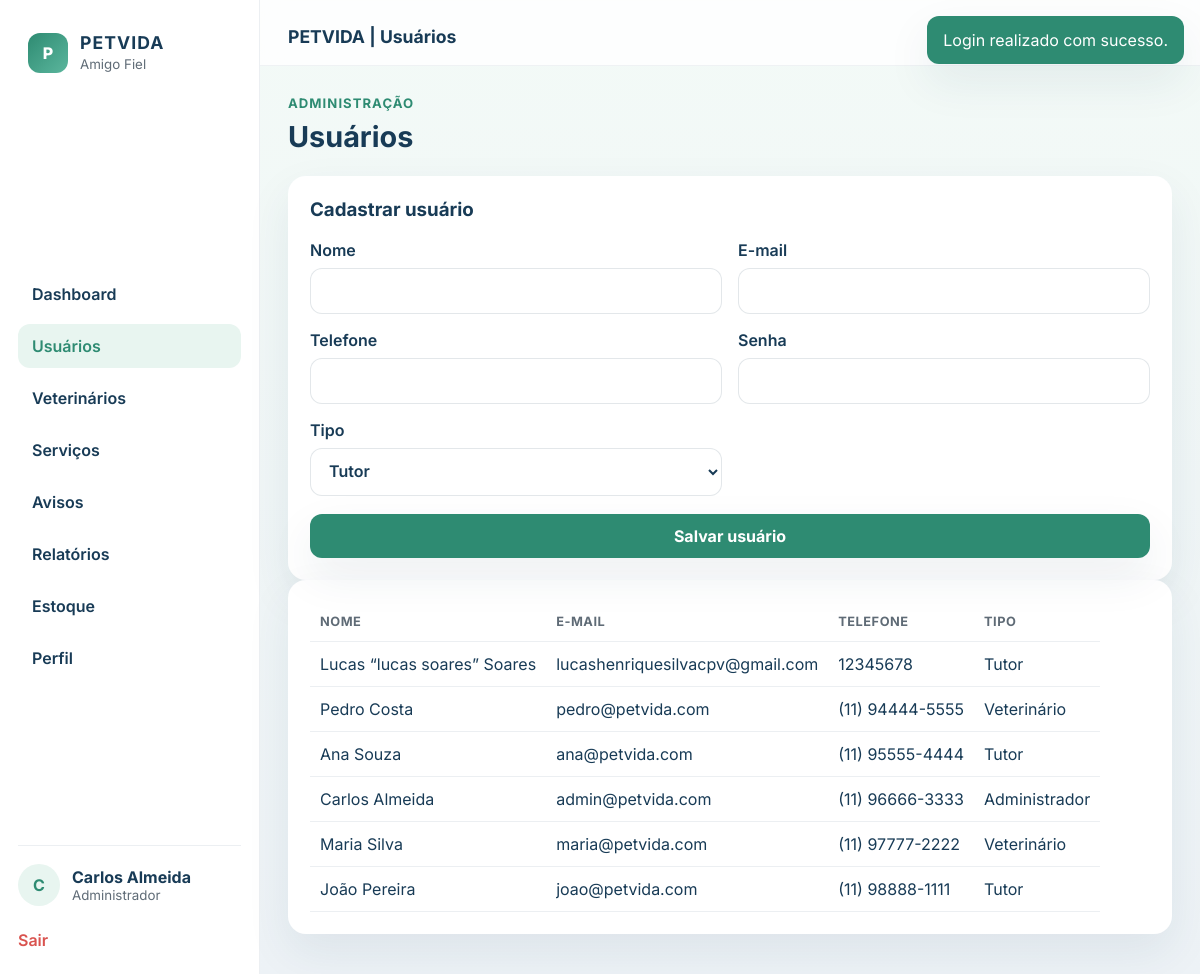
/index.php?page=users (signed in), run on the app's committed database.
### tables this page shows
CREATE TABLE users (
            id INTEGER PRIMARY KEY AUTOINCREMENT,
            name TEXT NOT NULL,
            email TEXT NOT NULL UNIQUE,
            password TEXT NOT NULL,
            phone TEXT,
            role TEXT NOT NULL,
            created_at TEXT DEFAULT CURRENT_TIMESTAMP
        );

### pages/admin.php (the view, shortened to what this page needs)
<?php
$db = dbConnect();
$page = $_GET['page'] ?? 'dashboard';
$users = $db->query('SELECT * FROM users ORDER BY id DESC')->fetchAll();
switch ($page) {
    case 'users':
        $html = '<section class="page-header"><div><span class="eyebrow">Administração</span><h1>Usuários</h1></div></section>';
        $html .= '<div class="card"><h3>Cadastrar usuário</h3><form method="post" class="grid-form"><input type="hidden" name="user_submit" value="1"><div class="form-grid"><label><span>Nome</span><input type="text" name="name" required></label><label><span>E-mail</span><input type="email" name="email" required></label><label><span>Telefone</span><input type="tel" name="phone"></label><label><span>Senha</span><input type="password" name="password" required></label><label><span>Tipo</span><select name="role"><option value="tutor">Tutor</option><option value="veterinario">Veterinário</option><option value="admin">Administrador</option></select></label></div><button type="submit" class="primary-button">Salvar usuário</button></form></div>';
        $html .= '<div class="card"><table class="data-table"><thead><tr><th>Nome</th><th>E-mail</th><th>Telefone</th><th>Tipo</th></tr></thead><tbody>';
        foreach ($users as $row) {
            $html .= '<tr><td>' . htmlspecialchars($row['name']) . '</td><td>' . htmlspecialchars($row['email']) . '</td><td>' . htmlspecialchars($row['phone']) . '</td><td>' . htmlspecialchars(roleLabel($row['role'])) . '</td></tr>';
        }
        $html .= '</tbody></table></div>';
        renderLayout('PETVIDA | Usuários', $html, 'admin');
        break;
}

### includes/functions.php (shortened to what this page needs)
<?php
function currentUser()
{
    return $_SESSION['user'] ?? null;
}
function roleLabel(string $role): string
{
    $labels = [
        'tutor' => 'Tutor',
        'veterinario' => 'Veterinário',
        'admin' => 'Administrador',
    ];
    return $labels[$role] ?? ucfirst($role);
}
function getFlash(): ?array
{
    $flash = $_SESSION['flash'] ?? null;
    return $flash;
}
function getRoleMenu(string $role): array
{
    $menu = [
        'tutor' => [
            ['label' => 'Dashboard', 'page' => 'dashboard'],
            ['label' => 'Meus Animais', 'page' => 'animals'],
            ['label' => 'Agendamentos', 'page' => 'appointments'],
            ['label' => 'Carteira de Vacinação', 'page' => 'vaccination'],
            ['label' => 'Avisos', 'page' => 'notices'],
            ['label' => 'Perfil', 'page' => 'profile'],
        ],
        'veterinario' => [
            ['label' => 'Dashboard', 'page' => 'dashboard'],
            ['label' => 'Minha Agenda', 'page' => 'agenda'],
            ['label' => 'Prontuários', 'page' => 'records'],
            ['label' => 'Vacinas', 'page' => 'vaccines'],
            ['label' => 'Prescrições', 'page' => 'prescriptions'],
            ['label' => 'Perfil', 'page' => 'profile'],
        ],
        'admin' => [
            ['label' => 'Dashboard', 'page' => 'dashboard'],
            ['label' => 'Usuários', 'page' => 'users'],
            ['label' => 'Veterinários', 'page' => 'vets'],
            ['label' => 'Serviços', 'page' => 'services'],
            ['label' => 'Avisos', 'page' => 'notices'],
            ['label' => 'Relatórios', 'page' => 'reports'],
            ['label' => 'Estoque', 'page' => 'stock'],
            ['label' => 'Perfil', 'page' => 'profile'],
        ],
    ];
    return $menu[$role] ?? [];
}
function renderLayout(string $title, string $html, ?string $role = null, bool $showSidebar = true): void
{
    $user = currentUser();
    $menu = $role ? getRoleMenu($role) : [];
    $flash = getFlash();
    echo '<!DOCTYPE html>';
    echo '<html lang="pt-BR">';
    echo '<head>';
    echo '  <link rel="stylesheet" href="' . APP_URL . '/assets/css/styles.css">';
    echo '</head>';
    echo '<body>';
    if ($flash) {
        echo '<div class="flash ' . htmlspecialchars($flash['type']) . '">' . htmlspecialchars($flash['message']) . '</div>';
    }
    echo '<div class="app-shell">';
    if ($showSidebar && $role) {
        echo '<aside class="sidebar">';
        echo '  <div class="brand-box">';
        echo '    <div class="brand-mark">P</div>';
        echo '    <div><strong>PETVIDA</strong><small>Amigo Fiel</small></div>';
        echo '  </div>';
        echo '  <nav class="sidebar-nav">';
        foreach ($menu as $item) {
            $activeClass = ($_GET['page'] ?? 'dashboard') === $item['page'] ? 'active' : '';
            echo '    <a class="nav-item ' . $activeClass . '" href="' . APP_URL . '/index.php?page=' . urlencode($item['page']) . '">' . htmlspecialchars($item['label']) . '</a>';
        }
        echo '  </nav>';
        echo '  <div class="sidebar-footer">';
        echo '    <a href="' . APP_URL . '/index.php?page=profile" class="user-mini">';
        echo '      <div class="avatar-circle">' . strtoupper(substr($user['name'] ?? 'U', 0, 1)) . '</div>';
        echo '      <div>';
        echo '        <strong>' . htmlspecialchars($user['name'] ?? 'Usuário') . '</strong>';
        echo '        <small>' . htmlspecialchars(roleLabel($user['role'] ?? '')) . '</small>';
        echo '      </div>';
        echo '    </a>';
        echo '    <a href="' . APP_URL . '/index.php?page=logout" class="sidebar-logout">Sair</a>';
        echo '  </div>';
        echo '</aside>';
    }
    echo '<div class="main-panel">';
    if ($showSidebar && $role) {
        echo '<header class="topbar"><button class="mobile-menu" type="button">☰</button><div class="topbar-title">' . htmlspecialchars($title) . '</div><div class="topbar-actions"><span class="badge-soft">' . htmlspecialchars(roleLabel($user['role'] ?? '')) . '</span><span class="icon-dot"></span></div></header>';
    } else {
        echo '<header class="topbar public-topbar"><div class="brand-inline"><div class="brand-mark">P</div><div><strong>PETVIDA</strong><small>Clínica Veterinária Amigo Fiel</small></div></div></header>';
    }
    echo '<main class="page-content">';
    echo $html;
    echo '</main>';
    echo '</div>';
    echo '</div>';
    echo '</body>';
    echo '</html>';
}

### data on the page
users: name "C", name "Carlos Almeida", role "Administrador", email "admin@petvida.com", phone "(11) 96666-3333"
users: name "Lucas “lucas soares” Soares", email "lucashenriquesilvacpv@gmail.com", phone "12345678", role "Tutor"
users: name "Pedro Costa", email "pedro@petvida.com", phone "(11) 94444-5555", role "Veterinário"
users: name "Ana Souza", email "ana@petvida.com", phone "(11) 95555-4444", role "Tutor"
users: name "Maria Silva", email "maria@petvida.com", phone "(11) 97777-2222", role "Veterinário"
users: name "João Pereira", email "joao@petvida.com", phone "(11) 98888-1111", role "Tutor"

### other printed values
$flash['message'] "Login realizado com sucesso."
$item['label'] "Dashboard"
$item['label'] "Usuários"
$item['label'] "Veterinários"
$item['label'] "Serviços"
$item['label'] "Avisos"
$item['label'] "Relatórios"
$item['label'] "Estoque"
$item['label'] "Perfil"
$title "PETVIDA | Usuários"
